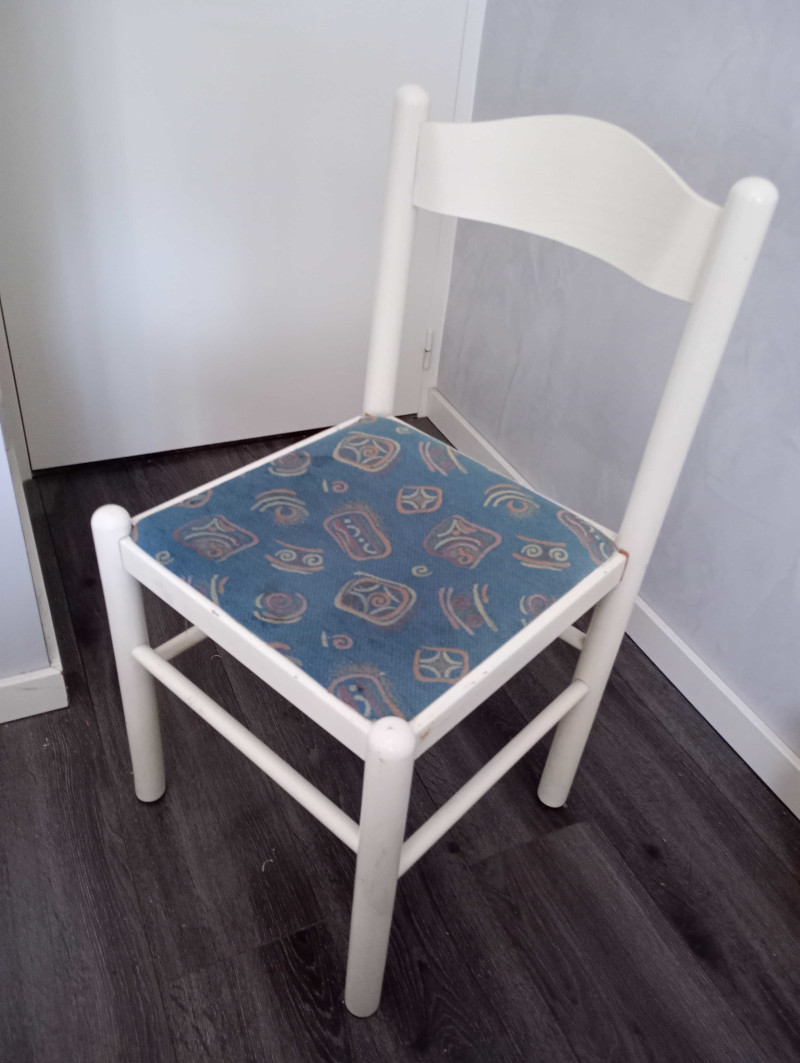
#> input picture img/chair.jpg, 800 x 1063 px, found by its file name
$ jupyter execute --allow-errors videos_test.ipynb
#> lines starting #> are read from the running program, lines starting #| are printed output that depends on the picture; after the words box and inside, x2 and y2 are one past the last pixel; in counts of white or black regions, pixels touching at a corner belong together
<a target="_blank" href="https://colab.research.google.com/github/Datacompintensive/HS-25-26/blob/master/GoodFeaturesToTrack/videos_test.ipynb">

</a>

## Environment Setup
This cell detects whether the notebook is running on Google Colab or locally.
If Colab is used, Google Drive is mounted for dataset access.

[cell 1]
try:
    from google.colab import drive
    IN_COLAB = True
    drive.mount('/content/drive/')
    %cd /content/drive/My Drive/HS-25-26
except:
    IN_COLAB = False
    # Updating imports
    %load_ext autoreload
    %autoreload 2
print(f'Running on {"Google colab" if IN_COLAB else "Local computer"}')

## Imports
We use:
- OpenCV for image processing
- PyTorch for convolution-based feature extraction
- Matplotlib for visualization

[cell 2]
import os
import numpy as np
import cv2
from matplotlib import pyplot as plt
import torch
import torchvision
import torch.nn.functional as F
import PIL.Image
import time

if IN_COLAB:
    data_dir = "img/GoodFeaturesToTrack"
else:
    data_dir = "img"

if not os.path.exists(data_dir):
    raise FileNotFoundError(f"Directory not found: {data_dir}")

## Classical Feature Detection

We use `cv2.goodFeaturesToTrack`, which detects strong corner-like structures based on intensity changes.

[cell 3]
plt.rcParams.update({
    #"text.usetex": True,
    #"font.family": "serif",
    "font.size": 15,
    "figure.figsize": (8, 3)
})

img = cv2.imread(f"{data_dir}/chair.jpg")
#> img is the input picture: shape (1063, 800, 3); mean B, G, R 136.3, 129.3, 132.2
gray = cv2.cvtColor(img,cv2.COLOR_BGR2GRAY)
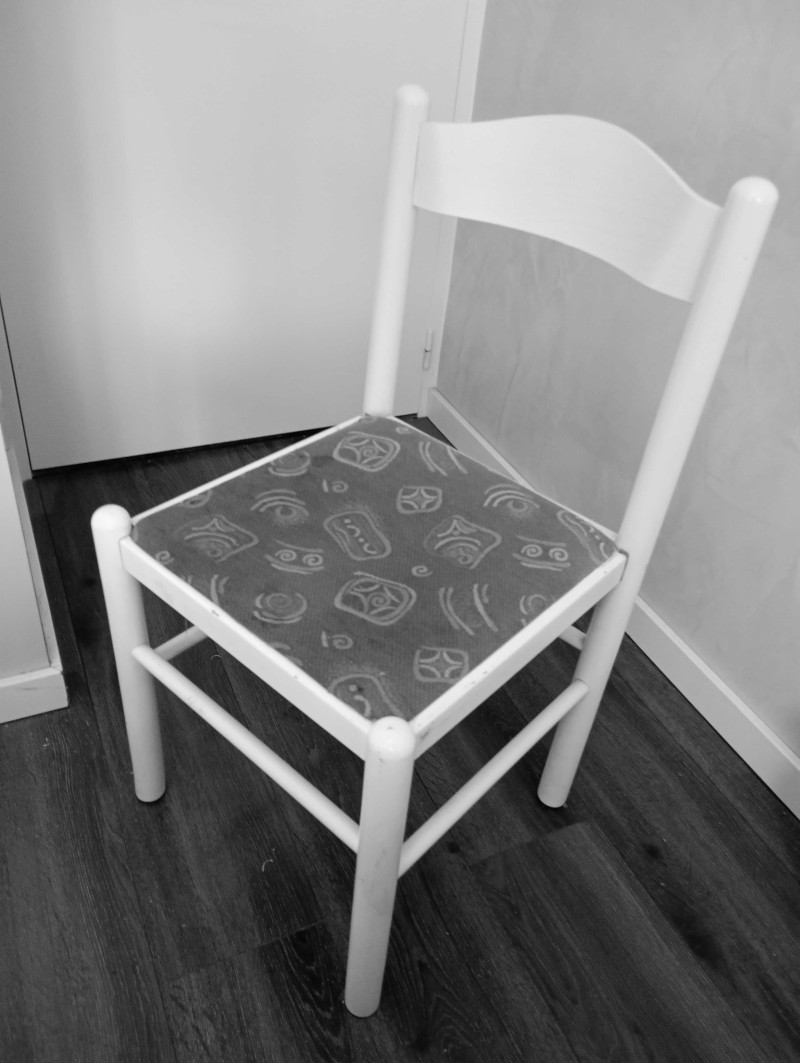
#> gray: shape (1063, 800); min 2, max 249, mean 131

corners = cv2.goodFeaturesToTrack(gray,25,0.01,10)
#> corners = 25 rows, first 8: [625, 632], [193, 625], [358, 824], [572, 625], [416, 414], [131, 516], [395, 416], [364, 761]
corners = corners.astype(np.int32)
#> corners = contour of 25 points, box (x1, y1, x2, y2) (32, 351, 626, 1051), area 135949

for i in corners:
    x,y = i.ravel()
    cv2.circle(img,(x,y),15,255,-1)
#> this loop made 25 passes
#> (x, y) on passes 1 to 12: (625, 632), (193, 625), (358, 824), (572, 625), (416, 414), (131, 516), (395, 416), (364, 761), (66, 705), (404, 841), (32, 470), (271, 860)
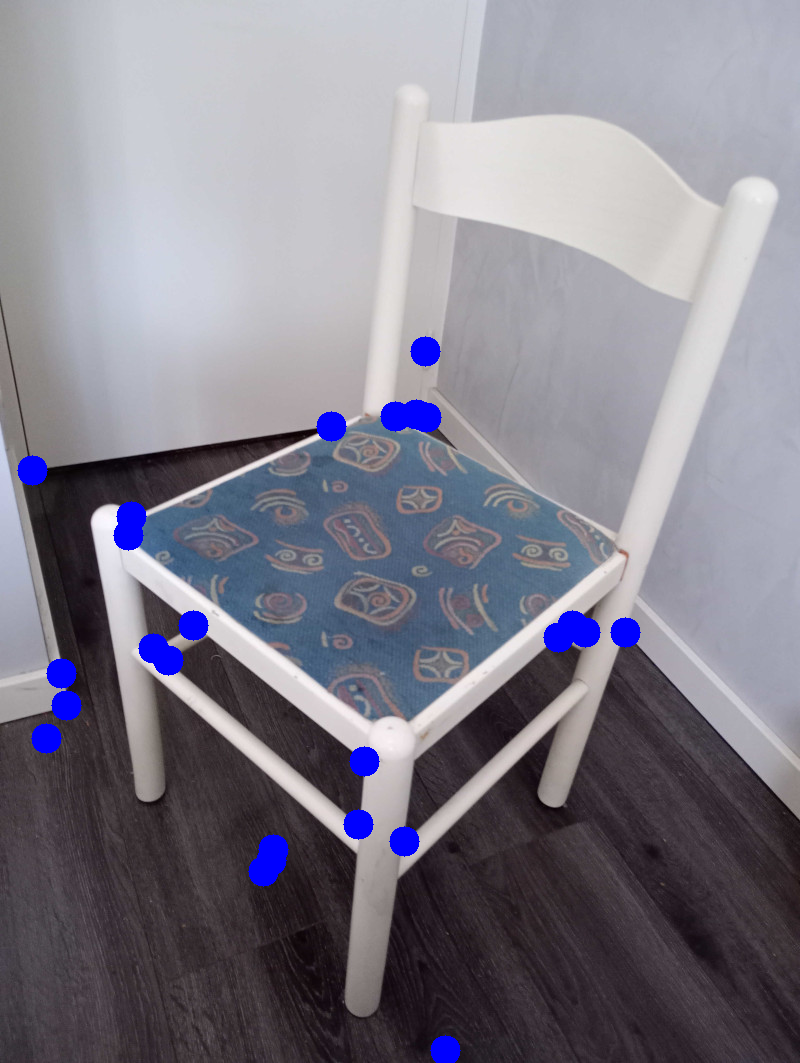
#> img: shape (1063, 800, 3); 1.84% of pixels changed, all inside (x1, y1, x2, y2) = (17, 336, 641, 1063)

fig, axs = plt.subplots(1, 2, layout="constrained")
axs[0].imshow(gray, cmap="gray")
axs[1].imshow(img)
axs[0].set_title("(a) Gray", pad=10)
axs[1].set_title("(b) Features", pad=10)
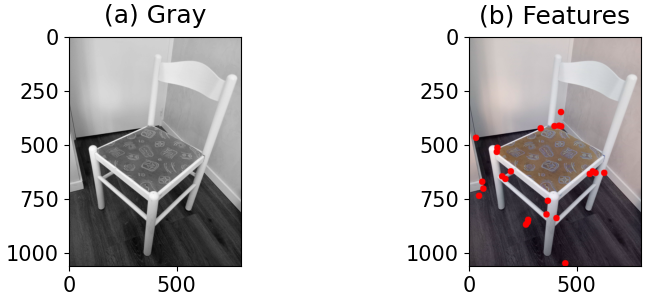
#> figure drawn by matplotlib, 2 panels; B, G, R data is drawn as R, G, B
